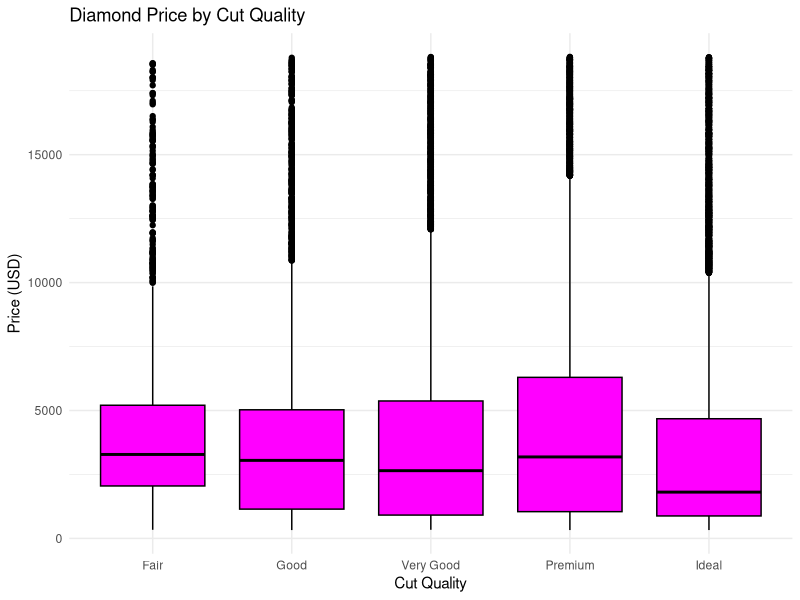

Reproduce this figure in R.
## ---- chunk 1
#Load necessary packages
library(ggplot2)

#Boxplot between Price and Cut
ggplot(data = diamonds, aes(x = cut, y = price)) +
  geom_boxplot(fill = "magenta", color = "black") +
  labs(
    title = "Diamond Price by Cut Quality",
    x = "Cut Quality",
    y = "Price (USD)"
  ) +
  theme_minimal()
